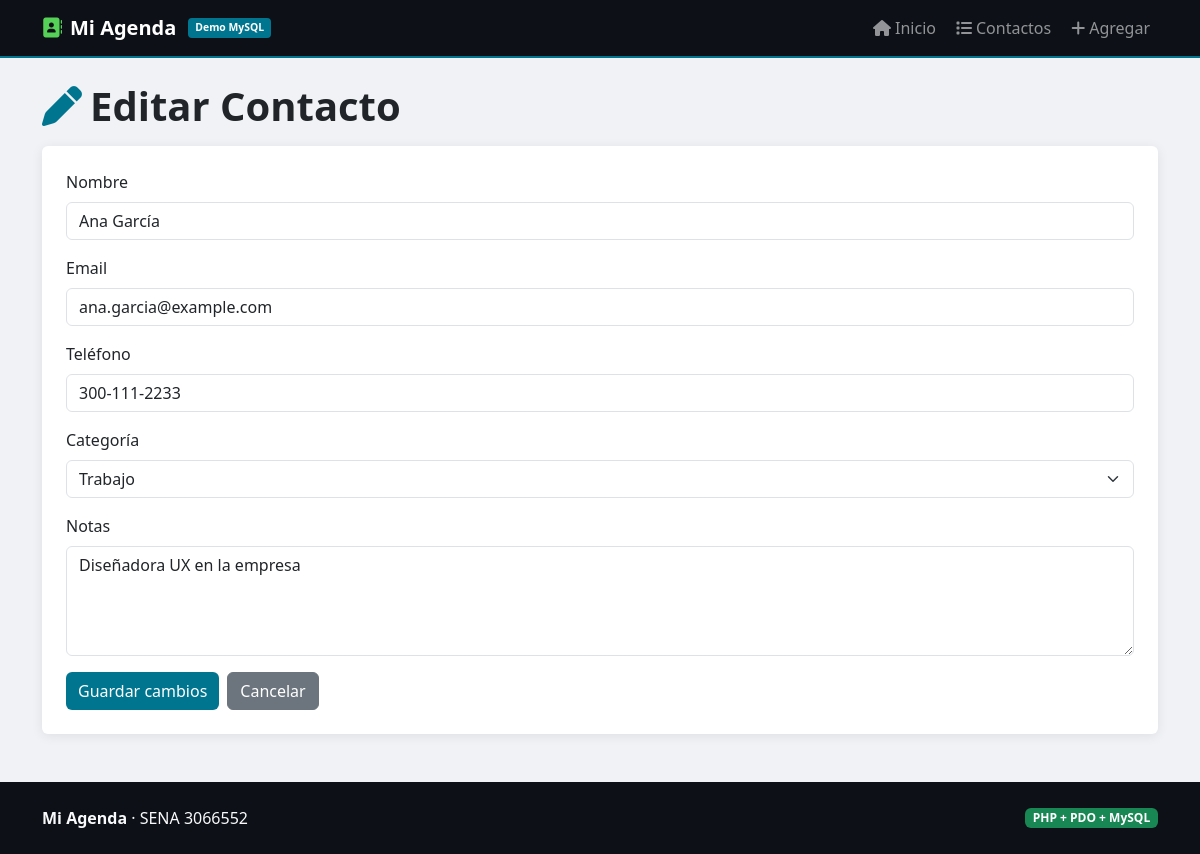
Screenshot of /contactos/editar.php?id=1 with the database file from the repository.
### tables this page shows
CREATE TABLE contactos (
    id         INT           AUTO_INCREMENT PRIMARY KEY,
    nombre     VARCHAR(100)  NOT NULL,
    email      VARCHAR(150)  NOT NULL UNIQUE,
    telefono   VARCHAR(20),
    categoria  ENUM('Amigo','Familiar','Trabajo','Otro') NOT NULL DEFAULT 'Otro',
    notas      TEXT,
    creado_en  DATETIME      NOT NULL DEFAULT CURRENT_TIMESTAMP
);

### contactos/editar.php (the view, shortened to what this page needs)
<?php
$id = filter_input(INPUT_GET, 'id', FILTER_VALIDATE_INT);
$categorias = ['Amigo', 'Familiar', 'Trabajo', 'Otro'];
$errores    = [];
$contacto   = null;
$valores    = ['nombre'=>'', 'email'=>'', 'telefono'=>'', 'categoria'=>'', 'notas'=>''];
try {
    $pdo = DB::conectar();
    $stmt = $pdo->prepare('SELECT * FROM contactos WHERE id = ?');
    $stmt->execute([$id]);
    $contacto = $stmt->fetch();
    $valores = [
        'nombre'    => $contacto['nombre'],
        'email'     => $contacto['email'],
        'telefono'  => $contacto['telefono'] ?? '',
        'categoria' => $contacto['categoria'],
        'notas'     => $contacto['notas'] ?? '',
    ];
} catch (PDOException $e) {
    $errores[] = 'Error de base de datos.';
}
require_once __DIR__ . '/../includes/header.php';
?>
<h1 class="fw-bold mb-3"><i class="fas fa-pen me-2" style="color:var(--color)"></i>Editar Contacto</h1>
<?php if ($contacto): ?>
<div class="card">
  <div class="card-body p-4">
    <form method="post" action="editar.php?id=<?= (int) $id ?>">
      <div class="mb-3">
        <label class="form-label">Nombre</label>
        <input type="text" name="nombre" maxlength="100" class="form-control" value="<?= htmlspecialchars($valores['nombre']) ?>">
      </div>
      <div class="mb-3">
        <label class="form-label">Email</label>
        <input type="email" name="email" class="form-control" value="<?= htmlspecialchars($valores['email']) ?>">
      </div>
      <div class="mb-3">
        <label class="form-label">Teléfono</label>
        <input type="text" name="telefono" class="form-control" value="<?= htmlspecialchars($valores['telefono']) ?>">
      </div>
      <div class="mb-3">
        <label class="form-label">Categoría</label>
        <select name="categoria" class="form-select">
          <?php foreach ($categorias as $categoria): ?>
            <option value="<?= htmlspecialchars($categoria) ?>" <?= $valores['categoria'] === $categoria ? 'selected' : '' ?>>
              <?= htmlspecialchars($categoria) ?>
            </option>
          <?php endforeach; ?>
        </select>
      </div>
      <div class="mb-3">
        <label class="form-label">Notas</label>
        <textarea name="notas" class="form-control" rows="4"><?= htmlspecialchars($valores['notas']) ?></textarea>
      </div>
      <div class="d-flex gap-2">
        <button type="submit" class="btn btn-db">Guardar cambios</button>
        <a href="ver.php?id=<?= (int) $id ?>" class="btn btn-secondary">Cancelar</a>
      </div>
    </form>
  </div>
</div>
<?php endif; ?>
<?php require_once __DIR__ . '/../includes/footer.php'; ?>

### includes/header.php (style rules this page uses)
:root { --color: #00758f; }
body { background: #f0f2f5; }
.card { border: none; box-shadow: 0 2px 12px rgba(0,0,0,.08); }
.btn-db { background: var(--color); color: #fff; border: none; }

### rows the page displays
contactos: nombre "Ana García", email "ana.garcia@example.com", telefono "300-111-2233", categoria "Trabajo", notas "Diseñadora UX en la empresa"
